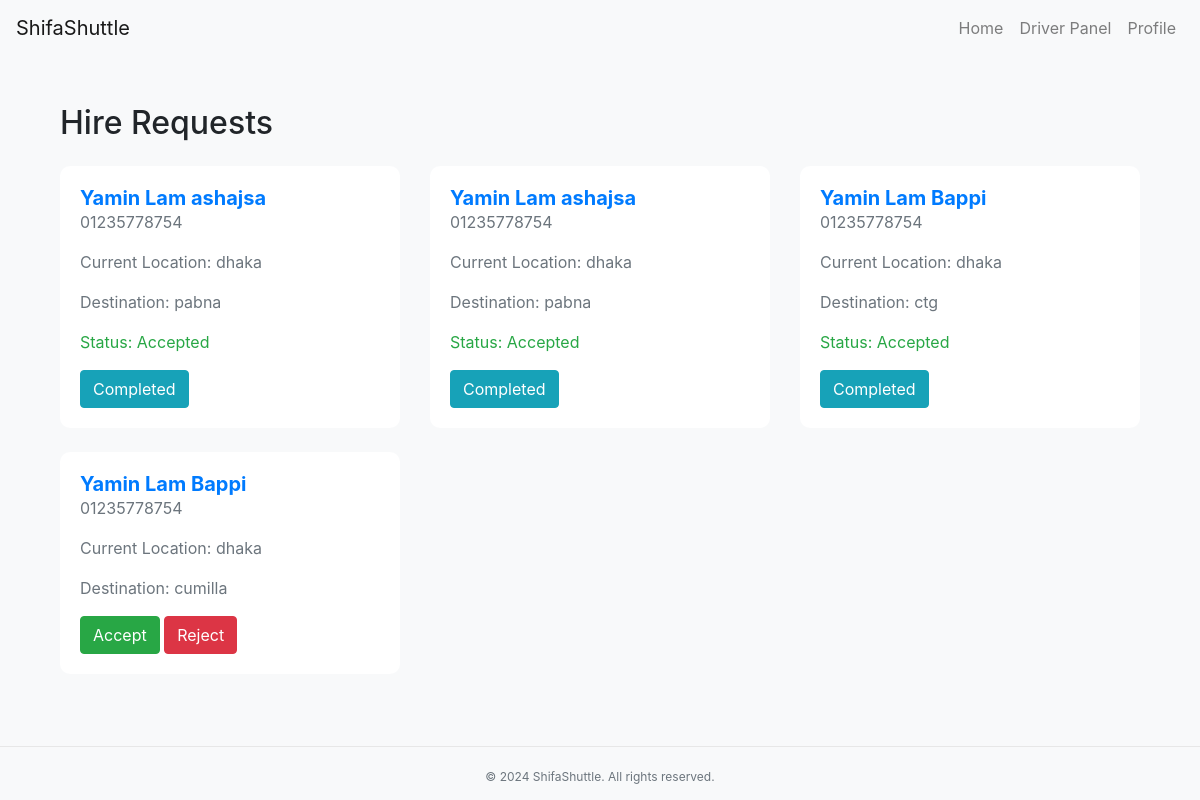
/driver/driver_hire_requests/ (signed in), run on an earlier commit of the app's database.
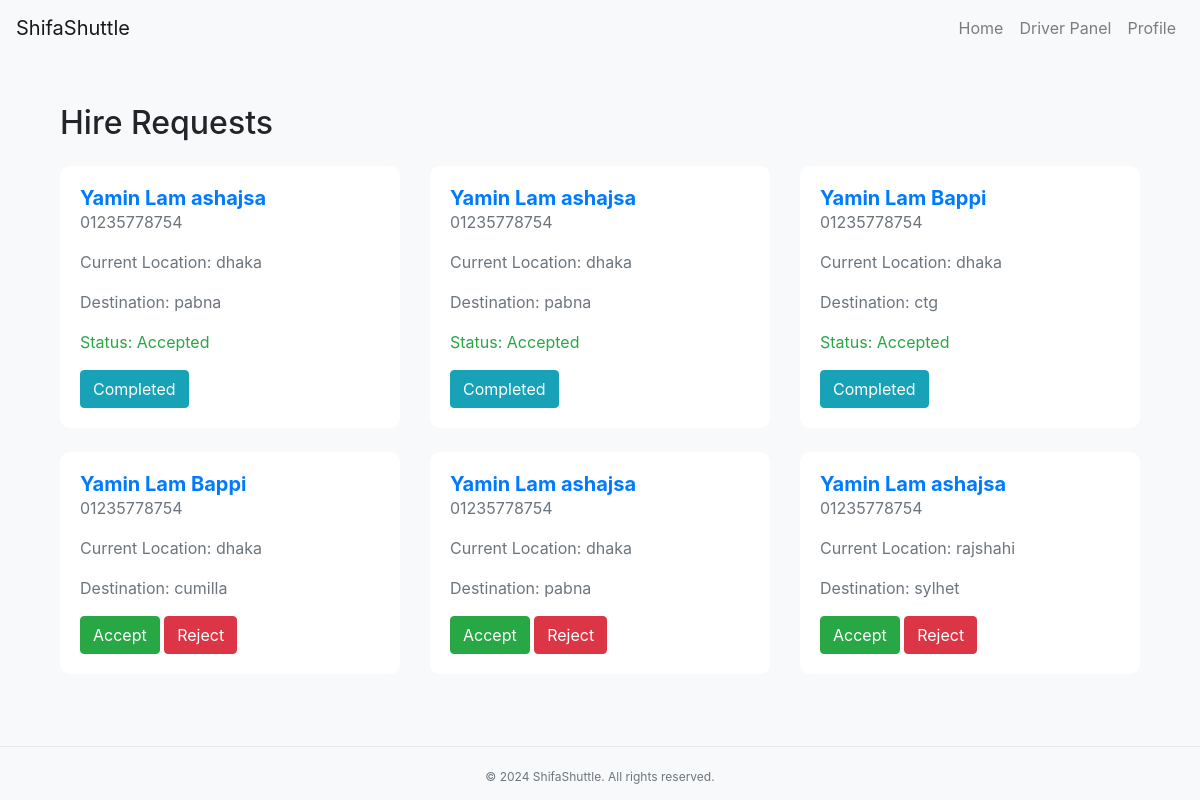
And on a later commit of the database.
### driver/models.py (models this page shows, shortened)
class HireRequest(models.Model):
    user = models.ForeignKey(settings.AUTH_USER_MODEL, on_delete=models.CASCADE)
    ambulance = models.ForeignKey(Ambulance, on_delete=models.CASCADE)
    current_location = models.CharField(max_length=255)
    destination = models.CharField(max_length=255)
    status_choices = [
        ('pending', 'Pending'),
        ('accepted', 'Accepted'),
        ('rejected', 'Rejected'),
        ('completed', 'Completed'),
    ]
    status = models.CharField(max_length=20, choices=status_choices, default='pending')
    created_at = models.DateTimeField(auto_now_add=True)

### user_account/models.py (models this page shows)
class CustomUser(AbstractUser):
    phone = PhoneField(blank=True, null=True, help_text='Contact phone number')
    bio = models.TextField(blank=True)
    profile_pic = models.ImageField(upload_to='profile_pics/', default='default.png')

### driver/views.py (the view)
# urls.py: path('driver_hire_requests/', views.driver_hire_requests, name='driver_hire_requests'),
@login_required
def driver_hire_requests(request):
    driver = Driver.objects.get(user=request.user)
    hire_requests = HireRequest.objects.filter(ambulance__in=driver.ambulances.all()).exclude(status='rejected' or 'completed')
    return render(request, 'driver_hire_requests.html', {'hire_requests': hire_requests})

### templates/driver_hire_requests.html (shortened to what this page needs)
{% extends 'base.html' %}
{% block navlinks %}
<div class="collapse navbar-collapse" id="navbarNav">
    <ul class="navbar-nav ml-auto">
        <li class="nav-item">
            <a class="nav-link" href="{% url 'driver_home' %}">Home</a>
        </li>
        <li class="nav-item">
            <a class="nav-link" href="{% url 'driver_panel' %}">Driver Panel</a>
        </li>
        <li class="nav-item">
            <a class="nav-link" href="{% url 'user_profile' %}">Profile</a>
        </li>
    </ul>
</div>
{% endblock %}
{% block content %}
<div class="container my-5">
    <h2 class="mb-4">Hire Requests</h2>
    <div class="row">
        {% for hire_request in hire_requests %}
        <div class="col-md-4 mb-4">
            <div class="card">
                <div class="card-body">
                    <h5 class="card-title">{{ hire_request.user.get_full_name }}</h5>
                    <p class="card-text">
                        {% if hire_request.user.phone %}
                        {{ hire_request.user.phone }}
                        {% else %}
                        Not provided
                        {% endif %}
                    </p>
                    <p class="card-text">Current Location: {{ hire_request.current_location }}</p>
                    <p class="card-text">Destination: {{ hire_request.destination }}</p>
                    {% if hire_request.status == 'pending' %}
                    <form method="post" action="{% url 'update_hire_request' hire_request.id %}">
                        <button type="submit" name="status" value="accepted" class="btn btn-success">Accept</button>
                        <button type="submit" name="status" value="rejected" class="btn btn-danger">Reject</button>
                    </form>
                    {% elif hire_request.status == 'accepted' %}
                    <p class="status text-success">Status: Accepted</p>
                    <form method="post" action="{% url 'update_hire_request' hire_request.id %}">
                        <button type="submit" name="status" value="completed" class="btn btn-info">Completed</button>
                    </form>
                    {% elif hire_request.status == 'completed' %}
                    <p class="status text-success">Status: Completed</p>
                    {% elif hire_request.status == 'rejected' %}
                    <p class="status text-danger">Status: Rejected</p>
                    {% endif %}
                </div>
            </div>
        </div>
        {% endfor %}
    </div>
</div>
{% endblock %}

### templates/base.html (shortened to what this page needs)
{% load static %}
<!DOCTYPE html>
<html lang="en">
<head>
    <link rel="stylesheet" href="https://stackpath.bootstrapcdn.com/bootstrap/4.5.2/css/bootstrap.min.css">
    <link rel="stylesheet" href="{% static 'base.css' %}">
</head>
<body>
    <nav class="navbar navbar-expand-lg navbar-light bg-light">
        <a class="navbar-brand" href="#">ShifaShuttle</a>
        {% block navlinks %}{% endblock %}
    </nav>
    <div class="container mt-4">
        {% block content %}
        {% endblock %}
    </div>
    <footer class="footer bg-light text-center py-3">
        <div class="container">
            <span class="text-muted">&copy; 2024 ShifaShuttle. All rights reserved.</span>
        </div>
    </footer>
</body>
</html>

### static/base.css (style rules this page uses)
.card-title { color: #333; font-size: 18px; margin-bottom: 0; }
.card-text { color: #666; }
.text-muted { color: #999; font-size: 12px; }
button { padding: 8px 16px; border: none; border-radius: 4px; background-color: #007bff; color: #fff; cursor: pointer; }
body { background-color: #f8f9fa; }
footer.footer { background-color: #f8f9fa; border-top: 1px solid #e7e7e7; padding: 10px 0; }
.card { border: none; border-radius: 10px; transition: transform 0.3s; }
.card-title { color: #007bff; font-size: 1.25rem; }
.card-text { color: #6c757d; }
.card { border: none; border-radius: 10px; overflow: hidden; }
.card-title { color: #007bff; font-weight: bold; }

What changed in the data, as far as the page shows it:
added HireRequest: user.get_full_name "Yamin Lam ashajsa", user.phone "01235778754", current_location "dhaka", destination "pabna", status "Accept"
added HireRequest: user.get_full_name "Yamin Lam ashajsa", user.phone "01235778754", current_location "rajshahi", destination "sylhet", status "Accept"
